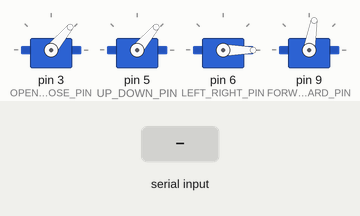
A sketch run on a simulated Arduino Uno, built with avr-gcc and run on an emulated ATmega328P. Parts: 4 × servo. The inputs (shaded band) are chosen by the test bench.

Above: at 1.2 s.
1.3 s: "W:" received over Serial
At 2.9 s:
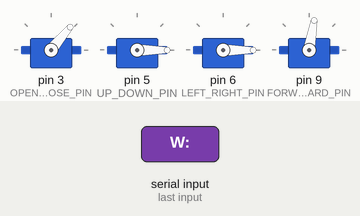
3.8 s: "D:" received over Serial
At 6.0 s:
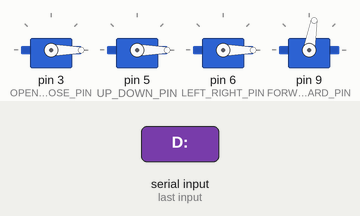
6.3 s: "S:" received over Serial
At 7.8 s:
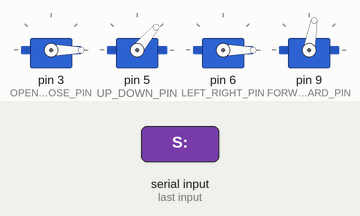
8.8 s: "UP:" received over Serial
At 11.0 s:
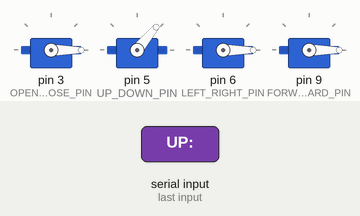
11.3 s: "A:" received over Serial
At 12.8 s:
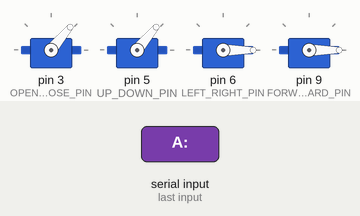
13.8 s: "DOWN:" received over Serial
At 16.1 s:
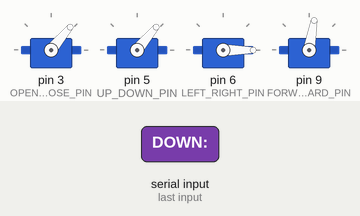
Timing chart, 0 to 17.3 s (numbered marks = the images above; inputs shaded):
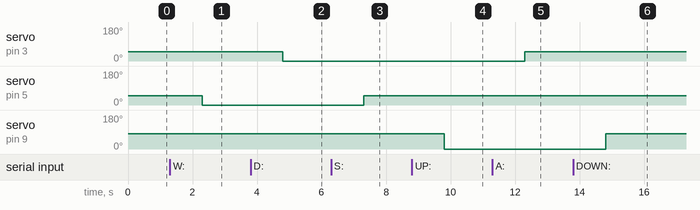

The sketch:

robotic_arm.ino
```cpp
#include <Servo.h>

#define OPEN_CLOSE_PIN 3
#define UP_DOWN_PIN 5
#define LEFT_RIGHT_PIN 6
#define FORWARD_BACKWARD_PIN 9

struct {
  Servo openClose;
  Servo upDown;
  Servo leftRight;
  Servo forwardBacward;
} RoboticArm;

struct {
  int open_close = 0;
  int up_down = 0;
  int left_right = 0;
  int forward_backward = 0;
} ServosAngle;

struct {
  int open_close[2] = {50, 130};
  int up_down[2] = {50, 130};
  int left_right[2] = {0, 180};
  int forward_backward[2] = {80, 150};
} ServosBounds;

String key = "";
int angle_step = 0;

void setup() {
  Serial.begin(9600);

  RoboticArm.openClose.attach(OPEN_CLOSE_PIN);
  RoboticArm.upDown.attach(UP_DOWN_PIN);
  RoboticArm.leftRight.attach(LEFT_RIGHT_PIN);
  RoboticArm.forwardBacward.attach(FORWARD_BACKWARD_PIN);

  RoboticArm.openClose.write(ServosBounds.open_close[0]);
  RoboticArm.upDown.write(ServosBounds.up_down[0]);
  RoboticArm.leftRight.write(ServosBounds.left_right[0]);
  RoboticArm.forwardBacward.write(ServosBounds.forward_backward[0]);

}

void loop() {
  if (Serial.available()){

    key = Serial.readStringUntil(':');
    angle_step = Serial.readStringUntil(':').toInt();

    if (key.equals("W")){

      ServosAngle.up_down += angle_step;

      if (ServosAngle.up_down > ServosBounds.up_down[1]){
        ServosAngle.up_down = ServosBounds.up_down[1];
      }

      RoboticArm.upDown.write(ServosAngle.up_down);

    } else if (key.equals("A")){

      ServosAngle.open_close -= angle_step;

      if (ServosAngle.open_close < ServosBounds.open_close[0]){
        ServosAngle.open_close = ServosBounds.open_close[0];
      }

      RoboticArm.openClose.write(ServosAngle.open_close);

    } else if (key.equals("D")){

      ServosAngle.open_close += angle_step;

      if (ServosAngle.open_close > ServosBounds.open_close[1]){
        ServosAngle.open_close = ServosBounds.open_close[1];
      }

      RoboticArm.openClose.write(ServosAngle.open_close);

    } else if (key.equals("S")){

      ServosAngle.up_down -= angle_step;

      if (ServosAngle.up_down < ServosBounds.up_down[0]){
        ServosAngle.up_down = ServosBounds.up_down[0];
      }

      RoboticArm.upDown.write(ServosAngle.up_down);

    } else if (key.equals("UP")){

      ServosAngle.forward_backward += angle_step;

      if (ServosAngle.forward_backward > ServosBounds.forward_backward[1]){
        ServosAngle.forward_backward = ServosBounds.forward_backward[1];
      }

      RoboticArm.forwardBacward.write(ServosAngle.forward_backward);

    } else if (key.equals("LEFT")){

      ServosAngle.left_right += angle_step;

      if (ServosAngle.left_right < ServosBounds.left_right[0]){
        ServosAngle.left_right = ServosBounds.left_right[0];
      }

      RoboticArm.leftRight.write(ServosAngle.left_right);

    } else if (key.equals("RIGHT")){

      ServosAngle.left_right -= angle_step;

      if (ServosAngle.left_right > ServosBounds.left_right[1]){
        ServosAngle.left_right = ServosBounds.left_right[1];
      }

      RoboticArm.leftRight.write(ServosAngle.left_right);

    } else if (key.equals("DOWN")){

      ServosAngle.forward_backward -= angle_step;

      if (ServosAngle.forward_backward < ServosBounds.forward_backward[0]){
        ServosAngle.forward_backward = ServosBounds.forward_backward[0];
      }

      RoboticArm.forwardBacward.write(ServosAngle.forward_backward);

    }

  }
}
```

Measured:
- after the input at 1.3 s, servo on pin 5 (UP_DOWN_PIN): 50° → 0° after 1.0 s
- after the input at 3.8 s, servo on pin 3 (OPEN_CLOSE_PIN): 50° → 0° after 1.0 s
- after the input at 6.3 s, servo on pin 5 (UP_DOWN_PIN): 0° → 50° after 1.0 s
- after the input at 8.8 s, servo on pin 9 (FORWARD_BACKWARD_PIN): 80° → 0° after 1.0 s
- after the input at 11.3 s, servo on pin 3 (OPEN_CLOSE_PIN): 0° → 50° after 1.0 s
- after the input at 13.8 s, servo on pin 9 (FORWARD_BACKWARD_PIN): 0° → 80° after 1.0 s
